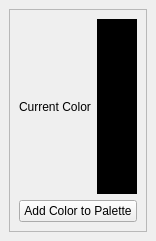
<?xml version="1.0" encoding="UTF-8"?>
<ui version="4.0">
 <class>Palette</class>
 <widget class="QMainWindow" name="Palette">
  <property name="geometry">
   <rect>
    <x>0</x>
    <y>0</y>
    <width>156</width>
    <height>241</height>
   </rect>
  </property>
  <property name="sizePolicy">
   <sizepolicy hsizetype="Expanding" vsizetype="Expanding">
    <horstretch>0</horstretch>
    <verstretch>0</verstretch>
   </sizepolicy>
  </property>
  <property name="windowTitle">
   <string>Palette</string>
  </property>
  <widget class="QWidget" name="centralwidget">
   <layout class="QGridLayout" name="gridLayout_3">
    <item row="0" column="0">
     <widget class="QScrollArea" name="scrollArea">
      <property name="widgetResizable">
       <bool>true</bool>
      </property>
      <widget class="QWidget" name="scrollAreaWidgetContents">
       <property name="geometry">
        <rect>
         <x>0</x>
         <y>0</y>
         <width>142</width>
         <height>227</height>
        </rect>
       </property>
       <layout class="QGridLayout" name="gridLayout_2">
        <item row="1" column="0">
         <widget class="QPushButton" name="pushButton">
          <property name="text">
           <string>Add Color to Palette</string>
          </property>
         </widget>
        </item>
        <item row="0" column="0">
         <layout class="QVBoxLayout" name="verticalLayout">
          <item>
           <layout class="QHBoxLayout" name="horizontalLayout">
            <property name="sizeConstraint">
             <enum>QLayout::SetDefaultConstraint</enum>
            </property>
            <item>
             <widget class="QLabel" name="label_2">
              <property name="text">
               <string>Current Color</string>
              </property>
             </widget>
            </item>
            <item>
             <widget class="QLabel" name="currentColorDisplay">
              <property name="styleSheet">
               <string notr="true">background-color:rgb(0, 0, 0)</string>
              </property>
              <property name="text">
               <string/>
              </property>
             </widget>
            </item>
           </layout>
          </item>
         </layout>
        </item>
        <item row="2" column="0">
         <layout class="QGridLayout" name="gridLayout">
          <property name="sizeConstraint">
           <enum>QLayout::SetMinAndMaxSize</enum>
          </property>
          <property name="spacing">
           <number>0</number>
          </property>
         </layout>
        </item>
       </layout>
      </widget>
     </widget>
    </item>
   </layout>
  </widget>
 </widget>
 <resources/>
 <connections/>
</ui>
